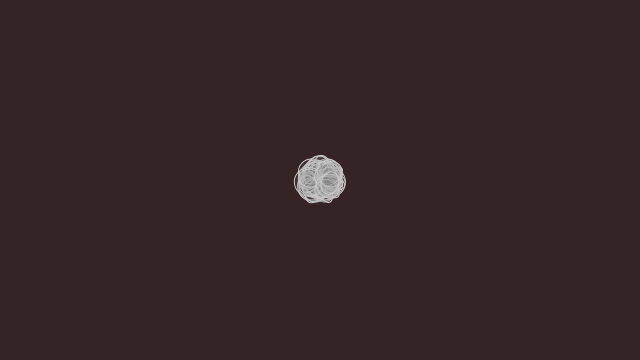
Frame 1 (no input)
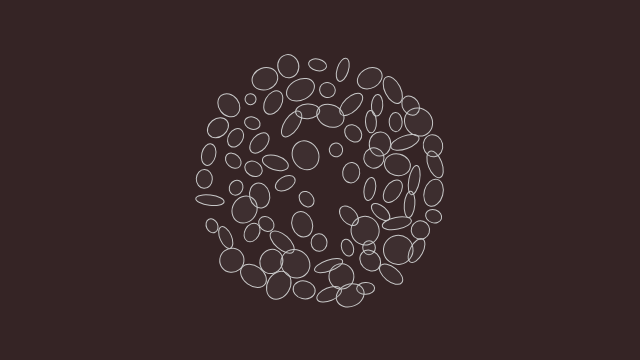
Frame 60 (no input)
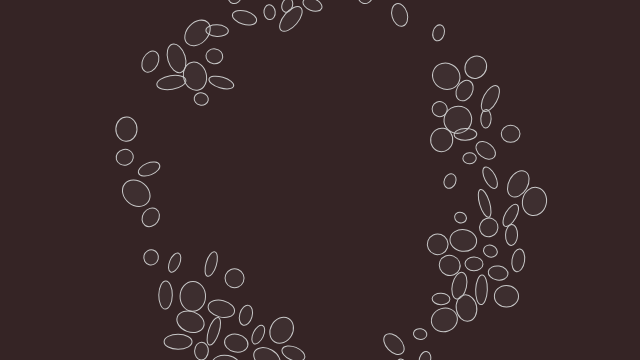
Frame 120 (the mouse pressed at the canvas centre since frame 60)

The p5.js sketch that drew these frames (run headless with seeded random() and noise() and a simulated clock; from frame 60 on, the mouse is pressed at the canvas centre):

// p5.js sketch
// ── sketch.js


let flock;

function setup() {
  createCanvas(640, 360);
  createP("Drag the mouse to generate new bubbles.");

  flock = new Flock();
  // Add an initial set of boids into the system
                    // 100
  for (let i = 0; i < 80; i++) {
    let b = new Boid(width / 2,height / 2);
    flock.addBoid(b);
  }
}

function draw() {
  background(53, 36, 37);
  flock.run();
}

// Add a new boid into the System
function mouseDragged() {
  flock.addBoid(new Boid(mouseX, mouseY));
}

// The Nature of Code
// Daniel Shiffman
// http://natureofcode.com

// Flock object
// Does very little, simply manages the array of all the boids

function Flock() {
  // An array for all the boids
  this.boids = []; // Initialize the array
}

Flock.prototype.run = function() {
  for (let i = 0; i < this.boids.length; i++) {
    this.boids[i].run(this.boids);  // Passing the entire list of boids to each boid individually
  }
}

Flock.prototype.addBoid = function(b) {
  this.boids.push(b);
}

// The Nature of Code
// Daniel Shiffman
// http://natureofcode.com

// Boid class
// Methods for Separation, Cohesion, Alignment added

function Boid(x, y) {
  this.acceleration = createVector(0, 0);
  this.velocity = createVector(random(-1, 1), random(-1, 1));
  this.position = createVector(x, y);
  this.r = 5.0;
  this.maxspeed = 2;    // Maximum speed
  this.maxforce = 0.25; // Maximum steering force
}

Boid.prototype.run = function(boids) {
  this.flock(boids);
  this.update();
  this.borders();
  this.render();
}

Boid.prototype.applyForce = function(force) {
  // We could add mass here if we want A = F / M
  this.acceleration.add(force);
}

// We accumulate a new acceleration each time based on three rules
Boid.prototype.flock = function(boids) {
  let sep = this.separate(boids);   // Separation
  let ali = this.align(boids);      // Alignment
  let coh = this.cohesion(boids);   // Cohesion
  // Arbitrarily weight these forces
  sep.mult(2.5);
  ali.mult(1.0);
  coh.mult(1.0);
  // Add the force vectors to acceleration
  this.applyForce(sep);
  this.applyForce(ali);
  this.applyForce(coh);
}

// Method to update location
Boid.prototype.update = function() {
  // Update velocity
  this.velocity.add(this.acceleration);
  // Limit speed
  this.velocity.limit(this.maxspeed);
  this.position.add(this.velocity);
  // Reset accelertion to 0 each cycle
  this.acceleration.mult(0);
}

// A method that calculates and applies a steering force towards a target
// STEER = DESIRED MINUS VELOCITY
Boid.prototype.seek = function(target) {
  let desired = p5.Vector.sub(target,this.position);  // A vector pointing from the location to the target
  // Normalize desired and scale to maximum speed
  desired.normalize();
  desired.mult(this.maxspeed);
  // Steering = Desired minus Velocity
  let steer = p5.Vector.sub(desired,this.velocity);
  steer.limit(this.maxforce);  // Limit to maximum steering force
  return steer;
}

Boid.prototype.render = function() {
  // Draw a triangle rotated in the direction of velocity
  let theta = this.velocity.heading() + radians(90);
  fill(127, 30);
  stroke(200);
  push();
  translate(this.position.x, this.position.y);
  rotate(theta);
  ellipse(0, -this.r * 2, random(10,30), random(10,30));
  // beginShape();
  // vertex(0, -this.r * 2);
  // vertex(-this.r, this.r * 2);
  // vertex(this.r, this.r * 2);
  // endShape(CLOSE);
  pop();
}

// Wraparound
Boid.prototype.borders = function() {
  if (this.position.x < -this.r)  this.position.x = width + this.r;
  if (this.position.y < -this.r)  this.position.y = height + this.r;
  if (this.position.x > width + this.r) this.position.x = -this.r;
  if (this.position.y > height + this.r) this.position.y = -this.r;
}

// Separation
// Method checks for nearby boids and steers away
Boid.prototype.separate = function(boids) {
  let desiredseparation = 25.0;
  let steer = createVector(0, 0);
  let count = 0;
  // For every boid in the system, check if it's too close
  for (let i = 0; i < boids.length; i++) {
    let d = p5.Vector.dist(this.position,boids[i].position);
    // If the distance is greater than 0 and less than an arbitrary amount (0 when you are yourself)
    if ((d > 0) && (d < desiredseparation)) {
      // Calculate vector pointing away from neighbor
      let diff = p5.Vector.sub(this.position, boids[i].position);
      diff.normalize();
      diff.div(d);        // Weight by distance
      steer.add(diff);
      count++;            // Keep track of how many
    }
  }
  // Average -- divide by how many
  if (count > 0) {
    steer.div(count);
  }

  // As long as the vector is greater than 0
  if (steer.mag() > 0) {
    // Implement Reynolds: Steering = Desired - Velocity
    steer.normalize();
    steer.mult(this.maxspeed);
    steer.sub(this.velocity);
    steer.limit(this.maxforce);
  }
  return steer;
}

// Alignment
// For every nearby boid in the system, calculate the average velocity
Boid.prototype.align = function(boids) {
  let neighbordist = 50;
  let sum = createVector(0,0);
  let count = 0;
  for (let i = 0; i < boids.length; i++) {
    let d = p5.Vector.dist(this.position,boids[i].position);
    if ((d > 0) && (d < neighbordist)) {
      sum.add(boids[i].velocity);
      count++;
    }
  }
  if (count > 0) {
    sum.div(count);
    sum.normalize();
    sum.mult(this.maxspeed);
    let steer = p5.Vector.sub(sum, this.velocity);
    steer.limit(this.maxforce);
    return steer;
  } else {
    return createVector(0, 0);
  }
}

// Cohesion
// For the average location (i.e. center) of all nearby boids, calculate steering vector towards that location
Boid.prototype.cohesion = function(boids) {
  let neighbordist = 50;
  let sum = createVector(0, 0);   // Start with empty vector to accumulate all locations
  let count = 0;
  for (let i = 0; i < boids.length; i++) {
    let d = p5.Vector.dist(this.position,boids[i].position);
    if ((d > 0) && (d < neighbordist)) {
      sum.add(boids[i].position); // Add location
      count++;
    }
  }
  if (count > 0) {
    sum.div(count);
    return this.seek(sum);  // Steer towards the location
  } else {
    return createVector(0, 0);
  }
}
